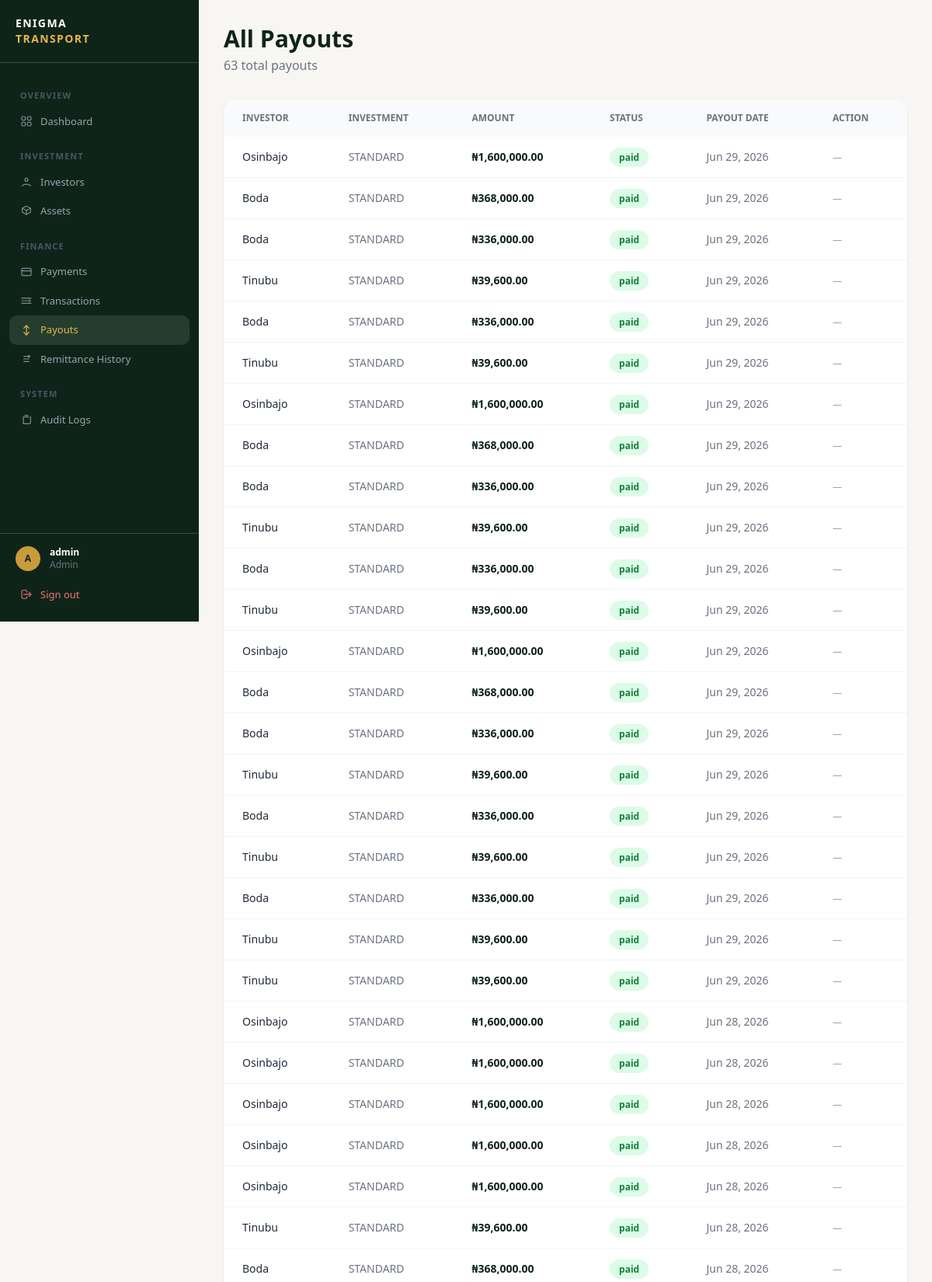
/payouts/manage/ (signed in, upper part), run on the app's committed database.
### accounts/models.py (models this page shows, shortened)
class User(AbstractUser):
    ROLE_CHOICES = (
        ('admin', 'Admin'),
        ('investor', 'Investor'),
    )
    role = models.CharField(max_length=20, choices=ROLE_CHOICES, default='investor')
    email = models.EmailField(unique=True)  # ← add this
    created_at = models.DateTimeField(auto_now_add=True)

### payouts/models.py (models this page shows, shortened)
class Payout(models.Model):
    STATUS_CHOICES = (
        ('pending', 'Pending'),
        ('paid', 'Paid'),
        ('failed', 'Failed'),
    )
    investment = models.ForeignKey(
        'investments.Investment',
        on_delete=models.CASCADE,
        related_name='payouts'
    )
    amount = models.DecimalField(max_digits=15, decimal_places=2)
    status = models.CharField(max_length=20, choices=STATUS_CHOICES, default='pending')
    payout_date = models.DateField(null=True, blank=True)
    created_at = models.DateTimeField(auto_now_add=True)

### investments/models.py (models this page shows, shortened)
class Investment(models.Model):
    STATUS_CHOICES = (
        ('pending', 'Pending'),
        ('awaiting_payment', 'Awaiting Payment'),
        ('active', 'Active'),
        ('completed', 'Completed'),
        ('cancelled', 'Cancelled'),
    )
    FREQUENCY_CHOICES = (
        ('weekly', 'Weekly'),
        ('monthly', 'Monthly'),
    )
    investor = models.ForeignKey(
        InvestorProfile,
        on_delete=models.CASCADE,
        related_name='investments'
    )
    tier = models.ForeignKey(
        InvestmentTier,
        on_delete=models.PROTECT
    )
    number_of_assets = models.PositiveIntegerField(default=0)
    investment_amount = models.DecimalField(
        max_digits=15, decimal_places=2, default=0
    )
    status = models.CharField(
        max_length=20, choices=STATUS_CHOICES, default='pending'
    )
    payout_frequency = models.CharField(
        max_length=20, choices=FREQUENCY_CHOICES, default='monthly'
    )
    duration_weeks = models.PositiveIntegerField(null=True, blank=True)
    duration_months = models.PositiveIntegerField(null=True, blank=True)
    start_date = models.DateField(null=True, blank=True)
    end_date = models.DateField(null=True, blank=True)
    service_charge = models.DecimalField(max_digits=15, decimal_places=2, default=0)
    management_fee = models.DecimalField(max_digits=15, decimal_places=2, default=0)
    asset_type = models.CharField(max_length=100, blank=True)
    quantity = models.PositiveIntegerField(default=1)
    created_at = models.DateTimeField(auto_now_add=True)

class InvestmentTier(models.Model):
    name = models.CharField(max_length=100)
    minimum_assets = models.PositiveIntegerField()
    maximum_assets = models.PositiveIntegerField()
    minimum_investment = models.DecimalField(max_digits=15, decimal_places=2)
    return_rate = models.DecimalField(max_digits=5, decimal_places=2)
    active = models.BooleanField(default=True)
    created_at = models.DateTimeField(auto_now_add=True)

### investors/models.py (models this page shows, shortened)
class InvestorProfile(models.Model):
    user = models.OneToOneField(
        settings.AUTH_USER_MODEL, on_delete=models.CASCADE
    )
    phone_number = models.CharField(max_length=20, blank=True, default='')
    bank_name = models.CharField(max_length=100, blank=True, default='')
    account_number = models.CharField(max_length=20, blank=True, default='')
    account_name = models.CharField(max_length=200, blank=True, default='')
    kyc_verified = models.BooleanField(default=False)
    created_at = models.DateTimeField(auto_now_add=True)

### payouts/views.py (the view)
# urls.py: path('manage/', views.admin_payout_list_view, name='admin_payout_list'),
@admin_required
def admin_payout_list_view(request):
    payouts = Payout.objects.select_related(
        'investment__investor__user', 'investment__tier'
    ).order_by('-created_at')
    return render(request, 'payouts/admin/payout_list.html', {'payouts': payouts})

### templates/payouts/admin/payout_list.html (shortened to what this page needs)
{% extends 'base.html' %}
{% load humanize %}
{% block dashboard_content %}
<div class="mb-8">
    <h1 class="text-3xl font-bold text-[#0f2419]">All Payouts</h1>
    <p class="text-gray-500 mt-1">{{ payouts.count }} total payouts</p>
</div>
<div class="bg-white rounded-2xl shadow overflow-hidden">
    <table class="w-full text-sm">
        <thead class="bg-gray-50 text-gray-500 uppercase text-xs">
            <tr>
                <th class="px-6 py-4 text-left">Investor</th>
                <th class="px-6 py-4 text-left">Investment</th>
                <th class="px-6 py-4 text-left">Amount</th>
                <th class="px-6 py-4 text-left">Status</th>
                <th class="px-6 py-4 text-left">Payout Date</th>
                <th class="px-6 py-4 text-left">Action</th>
            </tr>
        </thead>
        <tbody class="divide-y divide-gray-100">
            {% for payout in payouts %}
            <tr class="hover:bg-gray-50 transition">
                <td class="px-6 py-4 font-medium text-gray-800">
                    {{ payout.investment.investor.user.username }}
                </td>
                <td class="px-6 py-4 text-gray-500">{{ payout.investment.tier.name }}</td>
                <td class="px-6 py-4 font-bold text-[#0f2419]">₦{{ payout.amount|floatformat:2 | intcomma }}</td>
                <td class="px-6 py-4">
                    <span class="px-3 py-1 rounded-full text-xs font-semibold
                        {% if payout.status == 'paid' %}bg-green-100 text-green-700
                        {% elif payout.status == 'pending' %}bg-yellow-100 text-yellow-700
                        {% else %}bg-red-100 text-red-700{% endif %}">
                        {{ payout.status }}
                    </span>
                </td>
                <td class="px-6 py-4 text-gray-500">{{ payout.payout_date|date:"M d, Y"|default:"TBD" }}</td>
                <td class="px-6 py-4">
                    {% if payout.status == 'pending' %}
                    <form method="POST" action="{% url 'admin_payout_mark_paid' payout.pk %}">
                        {% csrf_token %}
                        <button type="submit"
                            class="bg-[#1a3a28] text-white px-4 py-2 rounded-full text-xs hover:bg-[#0f2419] transition">
                            Mark Paid
                        </button>
                    </form>
                    {% else %}
                    <span class="text-gray-400 text-xs">—</span>
                    {% endif %}
                </td>
            </tr>
            {% empty %}
            <tr>
                <td colspan="6" class="px-6 py-16 text-center text-gray-400">No payouts yet.</td>
            </tr>
            {% endfor %}
        </tbody>
    </table>
</div>
{% endblock %}

### templates/base.html (shortened to what this page needs)
<!DOCTYPE html>
<html lang="en">
<head>
    <script src="https://cdn.tailwindcss.com"></script>
</head>
<body class="bg-surface font-sans">
{% if user.is_authenticated %}
<aside id="sidebar">
    <div class="px-5 py-5 border-b border-forest-muted flex items-center justify-between shrink-0">
        <a href="/" class="flex flex-col leading-tight">
            <span class="text-white font-bold text-sm tracking-widest uppercase">Enigma</span>
            <span class="text-gold-light font-bold text-sm tracking-widest uppercase">Transport</span>
        </a>
    </div>
    <nav class="flex-1 px-3 py-4 overflow-y-auto min-h-0">
        {% if user.role == 'admin' %}
        <span class="nav-section">OVERVIEW</span>
        <a href="{% url 'admin_dashboard' %}" class="nav-item {% if request.resolver_match.url_name == 'admin_dashboard' %}active{% endif %}">
            Dashboard
        </a>
        <span class="nav-section">INVESTMENT</span>
        <a href="{% url 'admin_investor_list' %}" class="nav-item {% if 'investor' in request.resolver_match.url_name %}active{% endif %}">
            <svg xmlns="http://www.w3.org/2000/svg"
                 viewBox="0 0 24 24"
                 fill="none"
                 stroke="currentColor"
                 stroke-width="1.8"
                 stroke-linecap="round"
                 stroke-linejoin="round"
                 class="w-6 h-6">
              <circle cx="12" cy="8" r="3"/>
              <path d="M4 20c1.8-4.5 14.2-4.5 16 0"/>
            </svg>
            Investors
        </a>
        <a href="{% url 'admin_asset_list' %}" class="nav-item {% if 'asset' in request.resolver_match.url_name %}active{% endif %}">
            <svg xmlns="http://www.w3.org/2000/svg"
                 viewBox="0 0 24 24"
                 fill="none"
                 stroke="currentColor"
                 stroke-width="1.8"
                 stroke-linecap="round"
                 stroke-linejoin="round"
                 class="w-6 h-6">
              <path d="M12 2l8 4-8 4-8-4 8-4z"/>
              <path d="M4 6v8l8 4 8-4V6"/>
              <path d="M12 10v8"/>
            </svg>
            Assets
        </a>
        <span class="nav-section">FINANCE</span>
        <a href="{% url 'central_payment' %}" class="nav-item {% if 'payment' in request.resolver_match.url_name %}active{% endif %}">
            <svg xmlns="http://www.w3.org/2000/svg"
                 viewBox="0 0 24 24"
                 fill="none"
                 stroke="currentColor"
                 stroke-width="1.8"
                 stroke-linecap="round"
                 stroke-linejoin="round"
                 class="w-6 h-6">
              <rect x="3" y="5" width="18" height="14" rx="2"/>
              <path d="M3 10h18"/>
              <path d="M7 15h.01"/>
            </svg>
            Payments
        </a>
        <a href="{% url 'admin_transaction_list' %}" class="nav-item {% if 'transaction' in request.resolver_match.url_name %}active{% endif %}">
            <svg xmlns="http://www.w3.org/2000/svg"
                 viewBox="0 0 24 24"
                 fill="none"
                 stroke="currentColor"
                 stroke-width="1.8"
                 stroke-linecap="round"
                 stroke-linejoin="round"
                 class="w-6 h-6">
              <path d="M3 7h18"/>
              <path d="M3 12h12"/>
              <path d="M3 17h18"/>
              <path d="M17 10l3 2-3 2"/>
            </svg>
            Transactions
        </a>
        <a href="{% url 'admin_payout_list' %}" class="nav-item {% if 'payout' in request.resolver_match.url_name %}active{% endif %}">
            <svg xmlns="http://www.w3.org/2000/svg"
                 viewBox="0 0 24 24"
                 fill="none"
                 stroke="currentColor"
                 stroke-width="1.8"
                 stroke-linecap="round"
                 stroke-linejoin="round"
                 class="w-6 h-6">
              <path d="M12 3v18"/>
              <path d="M7 8l5-5 5 5"/>
              <path d="M7 16l5 5 5-5"/>
            </svg>
            Payouts
        </a>
        <a href="{% url 'remittance_list' %}" class="nav-item {% if 'remittance' in request.resolver_match.url_name %}active{% endif %}">
            <svg xmlns="http://www.w3.org/2000/svg"
                 viewBox="0 0 24 24"
                 fill="none"
                 stroke="currentColor"
                 stroke-width="1.8"
                 stroke-linecap="round"
                 stroke-linejoin="round"
                 class="w-6 h-6">
              <path d="M7 7h10"/>
              <path d="M7 12h10"/>
              <path d="M7 17h10"/>
              <path d="M16 5l3 2-3 2"/>
            </svg>
            Remittance History
        </a>
        <span class="nav-section">SYSTEM</span>
        <a href="{% url 'admin_auditlog_list' %}" class="nav-item {% if 'auditlog' in request.resolver_match.url_name %}active{% endif %}">
            <svg xmlns="http://www.w3.org/2000/svg"
                 viewBox="0 0 24 24"
                 fill="none"
                 stroke="currentColor"
                 stroke-width="1.8"
                 stroke-linecap="round"
                 stroke-linejoin="round"
                 class="w-6 h-6">
              <path d="M9 4h6"/>
              <path d="M8 7h8"/>
              <path d="M6 20h12a2 2 0 0 0 2-2V6"/>
              <path d="M6 6v12a2 2 0 0 0 2 2"/>
            </svg>
            Audit Logs
        </a>
        {% endif %}
    </nav>
    <div class="border-t border-forest-muted px-3 py-4 shrink-0">
        <div class="flex items-center gap-3 px-2 mb-3">
            <div class="w-8 h-8 rounded-full bg-gold flex items-center justify-center text-forest-dark text-xs font-bold shrink-0">
                {{ user.username|first|upper }}
            </div>
            <div class="flex-1 min-w-0">
                <p class="text-white text-xs font-semibold truncate">{{ user.username }}</p>
                <p class="text-gray-500 text-xs capitalize">{{ user.role }}</p>
            </div>
        </div>
        <a href="{% url 'logout' %}" class="nav-item w-full text-red-400 hover:text-red-300 hover:bg-red-950/30">
            <svg fill="none" stroke="currentColor" viewBox="0 0 24 24"><path stroke-linecap="round" stroke-linejoin="round" stroke-width="2" d="M17 16l4-4m0 0l-4-4m4 4H7m6 4v1a3 3 0 01-3 3H6a3 3 0 01-3-3V7a3 3 0 013-3h4a3 3 0 013 3v1"/></svg>
            Sign out
        </a>
    </div>
</aside>
    <div id="main-content">
        <main class="flex-1 px-6 lg:px-8 py-8">{% block dashboard_content %}{% endblock %}</main>
    </div>
{% endif %}
</body>
</html>

### templates/base.html (style rules this page uses)
body { font-family: 'Inter', sans-serif; }
#sidebar { width: 256px; height: 100vh; position: fixed; top: 0; left: 0; display: flex; flex-direction: column; background: #0f2419; z-index: 40; transition: transform 0.25s ease; overflow: hidden; }
#main-content { margin-left: 256px; min-height: 100vh; display: flex; flex-direction: column; }
.nav-item { display: flex; align-items: center; gap: 10px; padding: 9px 14px; border-radius: 10px; font-size: 0.8125rem; font-weight: 500; color: #9ca3af; transition: background 0.15s, color 0.15s; text-decoration: none; }
nav { scrollbar-width: thin; scrollbar-color: #2d5240 transparent; }
.nav-item.active { background: #243d2e; color: #e6b84a; }
.nav-item svg { width: 16px; height: 16px; flex-shrink: 0; opacity: 0.8; }
.nav-item:hover svg, .nav-item.active svg { opacity: 1; }
.nav-section { font-size: 0.6875rem; font-weight: 600; letter-spacing: 0.1em; text-transform: uppercase; color: #4b5563; padding: 0 14px; margin: 18px 0 6px; display: block; }
.bg-gold { background-color: #c89b3c; }
.bg-surface { background-color: #f7f6f2; }
.text-forest-dark { color: #0f2419; }
.text-gold-light { color: #e6b84a; }
.border-forest-muted { border-color: #2d5240; }

### data on the page
User: username|first "A", username "admin", role "Admin"
Payout: investment.investor.user.username "Osinbajo", investment.tier.name "STANDARD", amount "1,600,000.00", status "paid", payout_date "Jun 29, 2026"
Payout: investment.investor.user.username "Boda", investment.tier.name "STANDARD", amount "368,000.00", status "paid", payout_date "Jun 29, 2026"
Payout: investment.investor.user.username "Boda", investment.tier.name "STANDARD", amount "336,000.00", status "paid", payout_date "Jun 29, 2026"
Payout: investment.investor.user.username "Tinubu", investment.tier.name "STANDARD", amount "39,600.00", status "paid", payout_date "Jun 29, 2026"
Payout: investment.investor.user.username "Boda", investment.tier.name "STANDARD", amount "336,000.00", status "paid", payout_date "Jun 29, 2026"
Payout: investment.investor.user.username "Tinubu", investment.tier.name "STANDARD", amount "39,600.00", status "paid", payout_date "Jun 29, 2026"
Payout: investment.investor.user.username "Osinbajo", investment.tier.name "STANDARD", amount "1,600,000.00", status "paid", payout_date "Jun 29, 2026"
Payout: investment.investor.user.username "Boda", investment.tier.name "STANDARD", amount "368,000.00", status "paid", payout_date "Jun 29, 2026"
Payout: investment.investor.user.username "Boda", investment.tier.name "STANDARD", amount "336,000.00", status "paid", payout_date "Jun 29, 2026"
Payout: investment.investor.user.username "Tinubu", investment.tier.name "STANDARD", amount "39,600.00", status "paid", payout_date "Jun 29, 2026"
Payout: investment.investor.user.username "Boda", investment.tier.name "STANDARD", amount "336,000.00", status "paid", payout_date "Jun 29, 2026"
Payout: investment.investor.user.username "Tinubu", investment.tier.name "STANDARD", amount "39,600.00", status "paid", payout_date "Jun 29, 2026"
Payout: investment.investor.user.username "Osinbajo", investment.tier.name "STANDARD", amount "1,600,000.00", status "paid", payout_date "Jun 29, 2026"
Payout: investment.investor.user.username "Boda", investment.tier.name "STANDARD", amount "368,000.00", status "paid", payout_date "Jun 29, 2026"
Payout: investment.investor.user.username "Boda", investment.tier.name "STANDARD", amount "336,000.00", status "paid", payout_date "Jun 29, 2026"
Payout: investment.investor.user.username "Tinubu", investment.tier.name "STANDARD", amount "39,600.00", status "paid", payout_date "Jun 29, 2026"
Payout: investment.investor.user.username "Boda", investment.tier.name "STANDARD", amount "336,000.00", status "paid", payout_date "Jun 29, 2026"
Payout: investment.investor.user.username "Tinubu", investment.tier.name "STANDARD", amount "39,600.00", status "paid", payout_date "Jun 29, 2026"
Payout: investment.investor.user.username "Boda", investment.tier.name "STANDARD", amount "336,000.00", status "paid", payout_date "Jun 29, 2026"
Payout: investment.investor.user.username "Tinubu", investment.tier.name "STANDARD", amount "39,600.00", status "paid", payout_date "Jun 29, 2026"
Payout: investment.investor.user.username "Tinubu", investment.tier.name "STANDARD", amount "39,600.00", status "paid", payout_date "Jun 29, 2026"
Payout: investment.investor.user.username "Osinbajo", investment.tier.name "STANDARD", amount "1,600,000.00", status "paid", payout_date "Jun 28, 2026"
Payout: investment.investor.user.username "Osinbajo", investment.tier.name "STANDARD", amount "1,600,000.00", status "paid", payout_date "Jun 28, 2026"
Payout: investment.investor.user.username "Osinbajo", investment.tier.name "STANDARD", amount "1,600,000.00", status "paid", payout_date "Jun 28, 2026"
Payout: investment.investor.user.username "Osinbajo", investment.tier.name "STANDARD", amount "1,600,000.00", status "paid", payout_date "Jun 28, 2026"
Payout: investment.investor.user.username "Osinbajo", investment.tier.name "STANDARD", amount "1,600,000.00", status "paid", payout_date "Jun 28, 2026"
Payout: investment.investor.user.username "Tinubu", investment.tier.name "STANDARD", amount "39,600.00", status "paid", payout_date "Jun 28, 2026"
Payout: investment.investor.user.username "Boda", investment.tier.name "STANDARD", amount "368,000.00", status "paid", payout_date "Jun 28, 2026"

### other printed values
{{ payouts.count }} "63"
